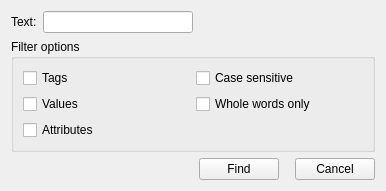
<?xml version="1.0" encoding="UTF-8"?>
<ui version="4.0">
 <class>FindDialog</class>
 <widget class="QWidget" name="FindDialog">
  <property name="windowModality">
   <enum>Qt::ApplicationModal</enum>
  </property>
  <property name="geometry">
   <rect>
    <x>0</x>
    <y>0</y>
    <width>386</width>
    <height>176</height>
   </rect>
  </property>
  <property name="windowTitle">
   <string>Form</string>
  </property>
  <layout class="QGridLayout" name="gridLayout">
   <item row="0" column="0">
    <widget class="QLabel" name="label">
     <property name="text">
      <string>Text:</string>
     </property>
    </widget>
   </item>
   <item row="0" column="1">
    <widget class="QLineEdit" name="LEFind">
     <property name="minimumSize">
      <size>
       <width>150</width>
       <height>0</height>
      </size>
     </property>
     <property name="maximumSize">
      <size>
       <width>16777215</width>
       <height>16777215</height>
      </size>
     </property>
    </widget>
   </item>
   <item row="0" column="2">
    <spacer name="horizontalSpacer_3">
     <property name="orientation">
      <enum>Qt::Horizontal</enum>
     </property>
     <property name="sizeHint" stdset="0">
      <size>
       <width>197</width>
       <height>20</height>
      </size>
     </property>
    </spacer>
   </item>
   <item row="1" column="0" colspan="3">
    <widget class="QGroupBox" name="groupBox">
     <property name="title">
      <string>Filter options</string>
     </property>
     <layout class="QGridLayout" name="gridLayout_2">
      <item row="1" column="0">
       <widget class="QCheckBox" name="cbValues">
        <property name="text">
         <string>Values</string>
        </property>
       </widget>
      </item>
      <item row="2" column="0">
       <widget class="QCheckBox" name="cbAttributes">
        <property name="text">
         <string>Attributes</string>
        </property>
       </widget>
      </item>
      <item row="1" column="1">
       <widget class="QCheckBox" name="cbWholeWord">
        <property name="text">
         <string>Whole words only</string>
        </property>
       </widget>
      </item>
      <item row="0" column="0">
       <widget class="QCheckBox" name="cbTags">
        <property name="text">
         <string>Tags</string>
        </property>
       </widget>
      </item>
      <item row="0" column="1">
       <widget class="QCheckBox" name="cbCaseSensitive">
        <property name="text">
         <string>Case sensitive</string>
        </property>
       </widget>
      </item>
     </layout>
    </widget>
   </item>
   <item row="2" column="0" colspan="3">
    <layout class="QHBoxLayout" name="horizontalLayout">
     <item>
      <spacer name="horizontalSpacer">
       <property name="orientation">
        <enum>Qt::Horizontal</enum>
       </property>
       <property name="sizeHint" stdset="0">
        <size>
         <width>40</width>
         <height>20</height>
        </size>
       </property>
      </spacer>
     </item>
     <item>
      <widget class="QPushButton" name="findButton">
       <property name="text">
        <string>Find</string>
       </property>
      </widget>
     </item>
     <item>
      <spacer name="horizontalSpacer_2">
       <property name="orientation">
        <enum>Qt::Horizontal</enum>
       </property>
       <property name="sizeType">
        <enum>QSizePolicy::Fixed</enum>
       </property>
       <property name="sizeHint" stdset="0">
        <size>
         <width>10</width>
         <height>20</height>
        </size>
       </property>
      </spacer>
     </item>
     <item>
      <widget class="QPushButton" name="cancelButton">
       <property name="text">
        <string>Cancel</string>
       </property>
      </widget>
     </item>
    </layout>
   </item>
  </layout>
  <action name="actionClose">
   <property name="text">
    <string>close</string>
   </property>
   <property name="shortcut">
    <string>Ctrl+W</string>
   </property>
  </action>
 </widget>
 <tabstops>
  <tabstop>LEFind</tabstop>
  <tabstop>cbTags</tabstop>
  <tabstop>cbValues</tabstop>
  <tabstop>cbAttributes</tabstop>
  <tabstop>cbCaseSensitive</tabstop>
  <tabstop>cbWholeWord</tabstop>
  <tabstop>findButton</tabstop>
  <tabstop>cancelButton</tabstop>
 </tabstops>
 <resources/>
 <connections/>
</ui>
